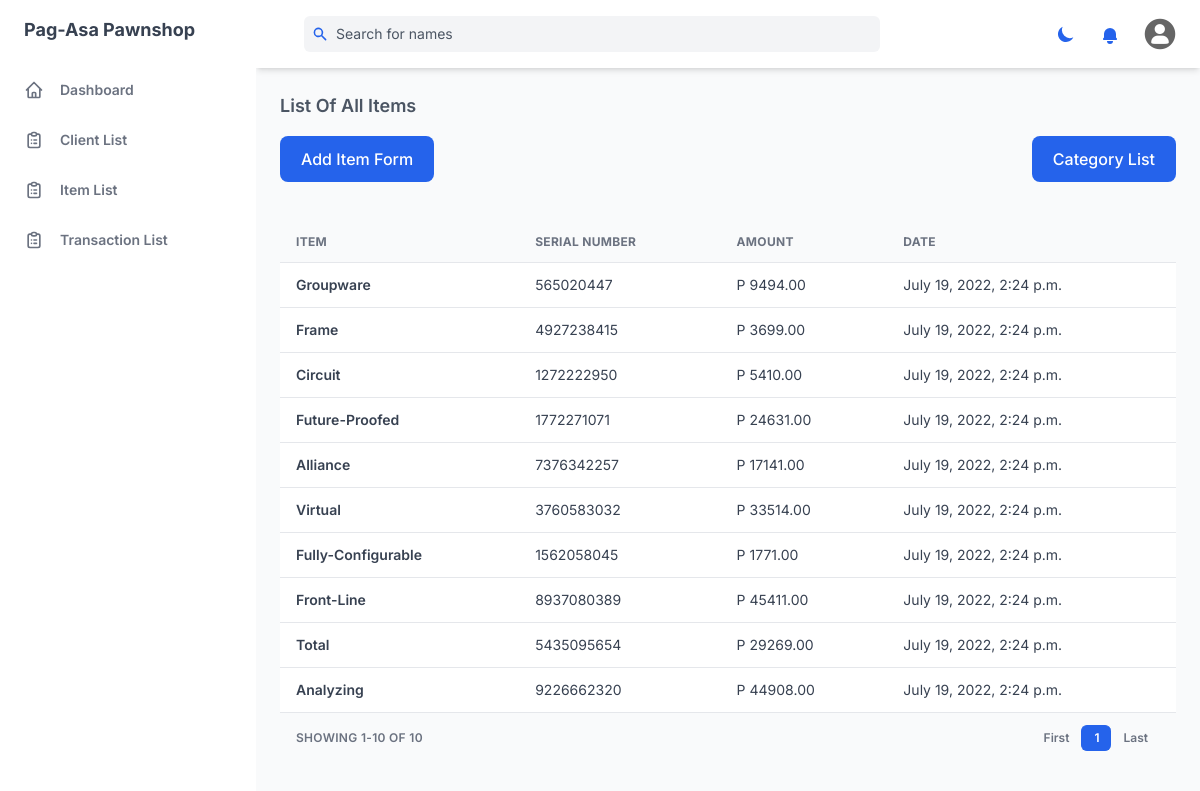
/item/list/ (signed in), run on the app's committed database.
### management_system/models.py (models this page shows, shortened)
class Item(models.Model):
    CHOICE = [
        ('A', 'Active'),
        ('I', 'Inactive')
    ]
    item = models.CharField(max_length=255)
    serial_number = models.IntegerField()
    model = models.CharField(max_length=255)
    appraise_value = models.DecimalField(max_digits=10, decimal_places=2)
    item_description = models.CharField(max_length=255, blank=True, null=True)
    category = models.ManyToManyField(
        Category, blank=True, related_name="categories")
    status=models.CharField(choices=CHOICE, default='A', max_length=2)
    remarks = models.TextField(blank=True, null=True)
    created = models.DateTimeField(auto_now_add=True)
    updated = models.DateTimeField(auto_now=True)

### management_system/views.py (the view)
class ItemListView(LoginRequiredMixin, ListView):
    queryset = Item.objects.filter(status="A")
    template_name = "item_list_full.html"
    paginate_by = 10
    context_object_name = 'items'
    ordering = ['-created']
    def get_context_data(self, **kwargs):
        context = super(ItemListView, self).get_context_data(**kwargs)
        category = Category.objects.all()
        context['category'] = category
        return context

### templates/item_list_full.html
{% extends 'base.html' %}
{% block content %}
    {% include 'components/item_list.html' %}
{% endblock %}

### templates/components/item_list.html (shortened to what this page needs)
{% load mathfilters %}
{% load l10n %}
<div id="content" class="mt-6">
  <h4 class="mb-4 text-lg font-semibold text-gray-600 dark:text-gray-300">
    List Of All Items
  </h4>
  <div class="mb-6 flex justify-between">
    <a href="{% url 'item_form' %}" hx-boost="true" hx-indicator="#my-indicator">
      <button
        class="px-5 mb-4 py-3 font-medium leading-5 text-white transition-colors duration-150 bg-blue-600 border border-transparent rounded-lg active:bg-blue-600 hover:bg-blue-700 focus:outline-none focus:shadow-outline-blue"
      >
        Add Item Form
      </button>
    </a>
    <div x-data="{open:false}" class="relative">
      <button
      @click="open=!open"
      class="px-5 mb-4 py-3 font-medium leading-5 text-white transition-colors duration-150 bg-blue-600 border border-transparent rounded-lg active:bg-blue-600 hover:bg-blue-700 focus:outline-none focus:shadow-outline-blue"
      >
      Category List
    </button>
    </div>
  </div>
  <div class="w-full overflow-hidden rounded-lg shadow-xs">
    <div class="w-full overflow-x-auto">
      <table class="w-full whitespace-no-wrap">
        <thead>
          <tr
            class="text-xs font-semibold tracking-wide text-left text-gray-500 uppercase border-b dark:border-gray-700 bg-gray-50 dark:text-gray-400 dark:bg-gray-800"
          >
            <th class="px-4 py-3">Item</th>
            <th class="px-4 py-3">Serial Number</th>
            <th class="px-4 py-3">Amount</th>
            <th class="px-4 py-3">Date</th>
          </tr>
        </thead>
        <tbody class="bg-white divide-y dark:divide-gray-700 dark:bg-gray-800">
          {% for item in items %}
          <tr class="text-gray-700 dark:text-gray-400">
            <td class="px-4 py-3">
              <div class="flex items-center text-sm">
                <div>
                  <a href="{% url 'item_detail' item.pk %}" hx-boost="true" hx-indicator="#my-indicator">
                    <p class="font-semibold">{{item.item|title}}</p>
                  </a>
                </div>
              </div>
            </td>
            <td class="px-4 py-3 text-sm">{{item.serial_number|unlocalize}}</td>
            <td class="px-4 py-3 text-sm">P {{item.appraise_value}}</td>
            <td class="px-4 py-3 text-sm">{{item.created}}</td>
          </tr>
          {% endfor %}
        </tbody>
      </table>
    </div>
    <div
      class="grid px-4 py-3 text-xs font-semibold tracking-wide text-gray-500 uppercase border-t dark:border-gray-700 bg-gray-50 sm:grid-cols-9 dark:text-gray-400 dark:bg-gray-800"
    >
    <span class="flex items-center col-span-3">
      Showing {% if page_obj.number > 1%}{{page_obj.number|sub:1}}{% endif %}1-{% if page_obj.number == page_obj.paginator.num_pages%}{{page_obj.paginator.count}}{%else%}{{page_obj.number|mul:10}}{%endif%} of {{page_obj.paginator.count}}
    </span>
    <span class="col-span-2"></span>
    <span class="flex col-span-4 mt-2 sm:mt-auto sm:justify-end">
      <nav aria-label="Table navigation">
        <ul class="inline-flex items-center">
            <a href="?page=1" hx-boost="true">
            <li>
              <button
              class="px-3 py-1 rounded-md rounded-l-lg focus:outline-none focus:shadow-outline-blue"
              aria-label="Previous"
              >
              First
              </button>
            </li>
          </a>
          {% for num in page_obj.paginator.page_range %}
          {% if page_obj.number == num %}
          <li>
            <a href="?page={{ num }}">
              <button
                class="px-3 py-1 text-white transition-colors duration-150 bg-blue-600 border border-r-0 border-blue-600 rounded-md focus:outline-none focus:shadow-outline-blue"
              >
                {{ num }}
              </button>
            </a>
          </li>
          {% endif %}
          {% endfor %}
        <li>
          <a href="?page={{page_obj.paginator.num_pages}}" hx-boost="true">
            <button
            class="px-3 py-1 rounded-md rounded-l-lg focus:outline-none focus:shadow-outline-blue"
            aria-label="Previous"
            >
            Last
            </button>
          </a>
        </li>
        </ul>
      </nav>
    </span>
    </div>
  </div>
</div>

### static/css/print.css (style rules this page uses)
a:link { text-decoration: none; }

### data on the page
Item: item "Groupware", serial_number "565020447", appraise_value "9494.00", created "July 19, 2022, 2:24 p.m."
Item: item "Frame", serial_number "4927238415", appraise_value "3699.00", created "July 19, 2022, 2:24 p.m."
Item: item "Circuit", serial_number "1272222950", appraise_value "5410.00", created "July 19, 2022, 2:24 p.m."
Item: item "Future-Proofed", serial_number "1772271071", appraise_value "24631.00", created "July 19, 2022, 2:24 p.m."
Item: item "Alliance", serial_number "7376342257", appraise_value "17141.00", created "July 19, 2022, 2:24 p.m."
Item: item "Virtual", serial_number "3760583032", appraise_value "33514.00", created "July 19, 2022, 2:24 p.m."
Item: item "Fully-Configurable", serial_number "1562058045", appraise_value "1771.00", created "July 19, 2022, 2:24 p.m."
Item: item "Front-Line", serial_number "8937080389", appraise_value "45411.00", created "July 19, 2022, 2:24 p.m."
Item: item "Total", serial_number "5435095654", appraise_value "29269.00", created "July 19, 2022, 2:24 p.m."
Item: item "Analyzing", serial_number "9226662320", appraise_value "44908.00", created "July 19, 2022, 2:24 p.m."

### other printed values
{{ page_obj.paginator.count }} "10"
{{ num }} "1"
